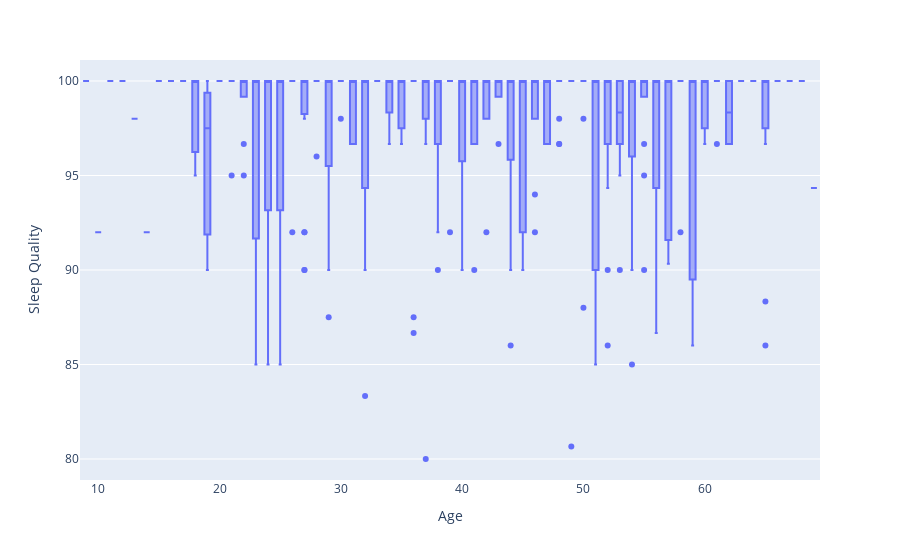
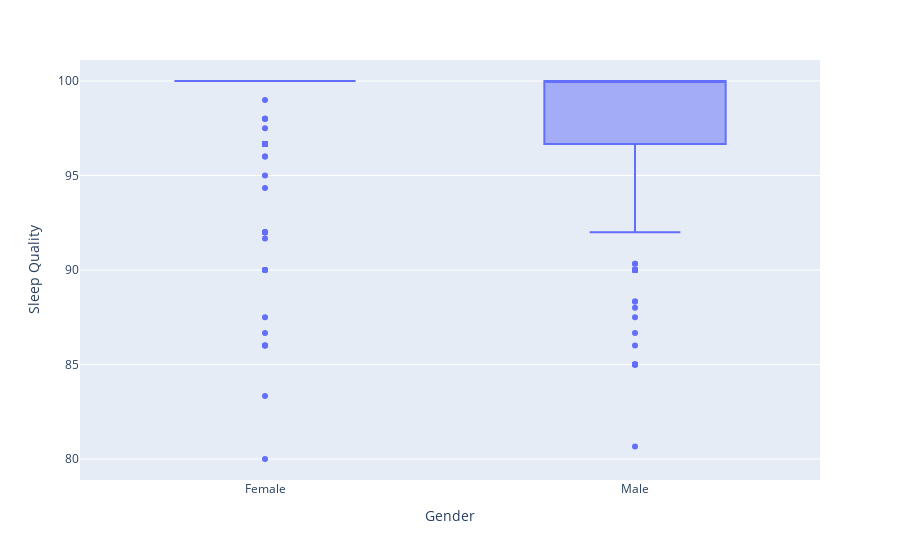
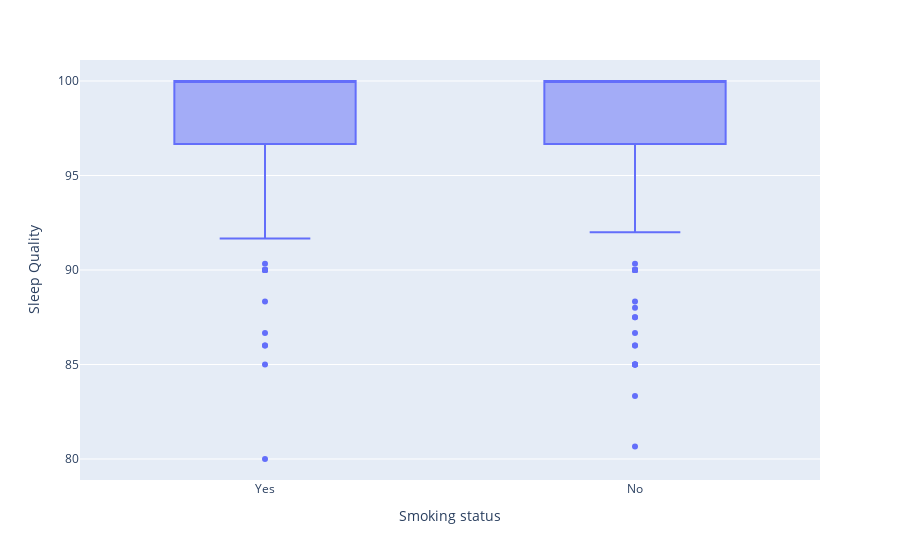

The code cell stored with these charts, in order, in its notebook:
### Code cell
cat_columns = ("Age", "Gender", "Smoking status")

for col in cat_columns:
    fig2 = px.box(sleep_df, col, "Sleep Quality")
    fig2.show()

### Figure 1 — Plotly figure (JSON) as saved in the notebook; plotly's stock layout.template omitted (floating-point values rounded to 4 significant figures; data arrays with more than 128 entries replaced by an {"elided": "..."} marker saying what was removed)
{"data": [{"alignmentgroup": "True", "hovertemplate": "Age=%{x}<br>Sleep Quality=%{y}<extra></extra>", "legendgroup": "", "marker": {"color": "#636efa"}, "name": "", "notched": false, "offsetgroup": "", "orientation": "v", "showlegend": false, "type": "box", "x": {"elided": "452 int values"}, "x0": " ", "xaxis": "x", "y": {"elided": "452 float values"}, "y0": " ", "yaxis": "y"}], "layout": {"boxmode": "group", "legend": {"tracegroupgap": 0}, "margin": {"t": 60}, "xaxis": {"anchor": "y", "domain": [0, 1], "title": {"text": "Age"}}, "yaxis": {"anchor": "x", "domain": [0, 1], "title": {"text": "Sleep Quality"}}}}

### Figure 2 — Plotly figure (JSON) as saved in the notebook; plotly's stock layout.template omitted (floating-point values rounded to 4 significant figures; data arrays with more than 128 entries replaced by an {"elided": "..."} marker saying what was removed)
{"data": [{"alignmentgroup": "True", "hovertemplate": "Gender=%{x}<br>Sleep Quality=%{y}<extra></extra>", "legendgroup": "", "marker": {"color": "#636efa"}, "name": "", "notched": false, "offsetgroup": "", "orientation": "v", "showlegend": false, "type": "box", "x": {"elided": "452 str values"}, "x0": " ", "xaxis": "x", "y": {"elided": "452 float values"}, "y0": " ", "yaxis": "y"}], "layout": {"boxmode": "group", "legend": {"tracegroupgap": 0}, "margin": {"t": 60}, "xaxis": {"anchor": "y", "domain": [0, 1], "title": {"text": "Gender"}}, "yaxis": {"anchor": "x", "domain": [0, 1], "title": {"text": "Sleep Quality"}}}}

### Figure 3 — Plotly figure (JSON) as saved in the notebook; plotly's stock layout.template omitted (floating-point values rounded to 4 significant figures; data arrays with more than 128 entries replaced by an {"elided": "..."} marker saying what was removed)
{"data": [{"alignmentgroup": "True", "hovertemplate": "Smoking status=%{x}<br>Sleep Quality=%{y}<extra></extra>", "legendgroup": "", "marker": {"color": "#636efa"}, "name": "", "notched": false, "offsetgroup": "", "orientation": "v", "showlegend": false, "type": "box", "x": {"elided": "452 str values"}, "x0": " ", "xaxis": "x", "y": {"elided": "452 float values"}, "y0": " ", "yaxis": "y"}], "layout": {"boxmode": "group", "legend": {"tracegroupgap": 0}, "margin": {"t": 60}, "xaxis": {"anchor": "y", "domain": [0, 1], "title": {"text": "Smoking status"}}, "yaxis": {"anchor": "x", "domain": [0, 1], "title": {"text": "Sleep Quality"}}}}
